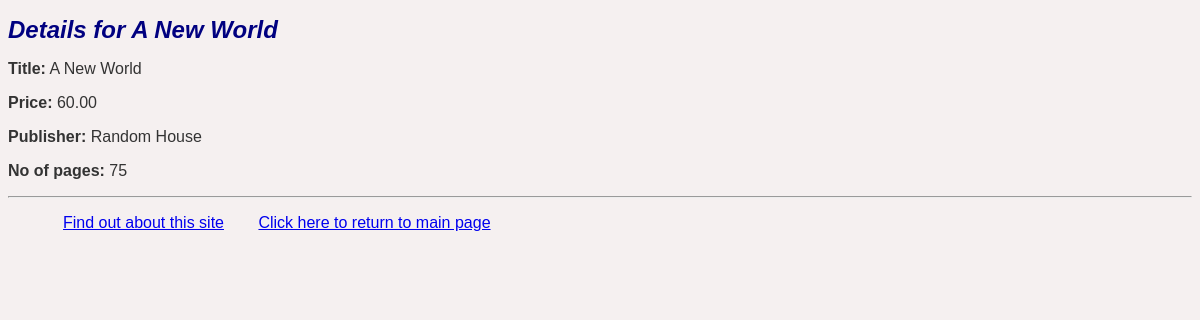
/myapp/3/, run on the app's committed database.
### myapp/models.py (models this page shows, shortened)
class Book(models.Model):
    title = models.CharField(max_length=200)  # Title of the book
    category = models.CharField(max_length=1, choices=CATEGORY_CHOICES, default='S')  # Category selection
    num_pages = models.PositiveIntegerField(default=100)  # Number of pages (must be positive)
    price = models.DecimalField(max_digits=10, decimal_places=2)  # Book price
    publisher = models.ForeignKey(Publisher, related_name='books', on_delete=models.CASCADE)
    description = models.TextField(blank=True, null=True)   # Description of the book

class Publisher(models.Model):
    name = models.CharField(max_length=200)  # Name of the publisher
    website = models.URLField()              # Publisher's official website URL
    city = models.CharField(max_length=20, blank=True)  # Optional city field
    country = models.CharField(max_length=50, default='USA') # Headquarter of the publisher
    def __str__(self):
         return self.name  # Return publisher name in admin interface

### myapp/views.py (the view)
# urls.py: path('<int:book_id>/', views.detail, name='detail'),        # URL for book detail page
def detail(request, book_id):
    book = get_object_or_404(Book, pk=book_id)
    return render(request, 'myapp/detail.html', {'book': book})

### myapp/templates/myapp/detail.html (shortened to what this page needs)
{% extends 'myapp/base.html' %}
{% block myhdg %}Details for {{ book.title }}{% endblock %}
{% block body_block %}
    <p><strong>Title:</strong> {{ book.title }}</p>
    <p><strong>Price:</strong> {{ book.price }}</p>
    <p><strong>Publisher:</strong> {{ book.publisher }}</p>
    <p><strong>No of pages:</strong> {{ book.num_pages }}</p>
{% endblock %}

### myapp/static/myapp/style.css (style rules this page uses)
body { background-color: #f5f0f0;; color: #333; font-family: Arial, sans-serif; }

### data on the page
Book: title "A New World", price "60.00", publisher "Random House", num_pages "75"
